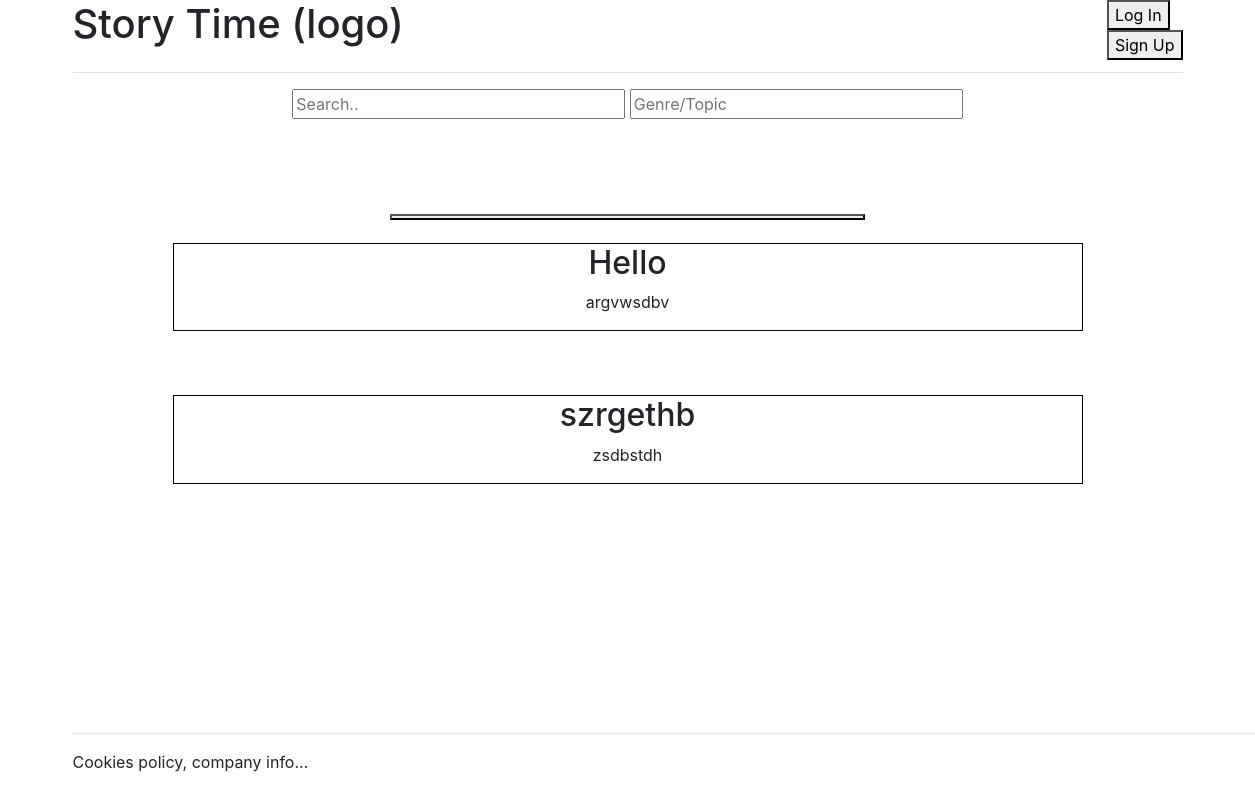
The page / on the database its author committed.
### blog/models.py (models this page shows)
class story(models.Model):
	title = models.CharField('Story name',max_length=100)
	text = models.TextField()
	user = models.ManyToManyField(User)
	def __str__(self):
		return self.title

### blog/views.py (the view)
# urls.py: path("", views.home, name="home"),
def home(request):
	request.user
	story_list = story.objects.all()
	template = loader.get_template("blog/main_page.html")
	return render(request, "blog/main_page.html", {'story_list':story_list})

### blog/templates/blog/main_page.html (shortened to what this page needs)
{% extends './base.html' %}
{% block content %}
<body>
    <section class="nav_bar">
        <header style="display: inline-block;">
            <h1>Story Time (logo)</h1>
        </header>
        <div class="topbuttons" style="float:right;">
            {% if user.is_authenticated %}
            <a href="{% url 'profile' user.username %}">
            <button>Profile</button>
            </a>
            <br>
            <a href="logout">
            <button>Log Out</button>
            </a>
            <br>
            <a href="my_stories">
            <button>My Stories</button>
            </a>
            {% else %}
            <a href="login">
            <button>Log In</button>
            </a>
            <br>
            <a href="register">
            <button>Sign Up</button>
            </a>
            {% endif %}
        </div>
    </section>
    <hr>
    <div class="topnav" style="align-content: center; text-align: center;">
        <input type="text" placeholder="Search.." style="width: 30%;">
        <input type="text" placeholder="Genre/Topic" style="width: 30%;">
    </div>
    <section class="content" style="text-align: center; padding: 80px;">
        <div style="align-content: center; text-align: center;">
            <a href="new_story">
                <button style="width: 50%;">
                </button>
            </a>
        </div>
        {% for story in story_list %}
		<article class="story" style="padding: 20px;">
		    <div class="story" style="border: 1px solid black;">
		        <h2>{{story}}</h2>
		        <p>
		            {{story.text}}
		        </p>
		    </div>
		</article>
        	<br>
	{% endfor %}
    </section>
    <footer style="position: absolute; bottom: 10px; width: 100%;">
        <hr>
        <p>Cookies policy, company info...</p>
    </footer>
</body>
{% endblock %}

### rows shown on the page
story: title "Hello", text "argvwsdbv"
story: title "szrgethb", text "zsdbstdh"
